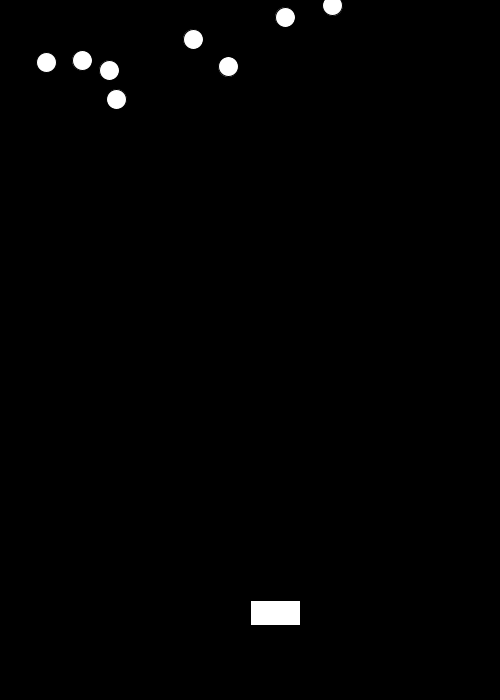
Frame 1 (no input)
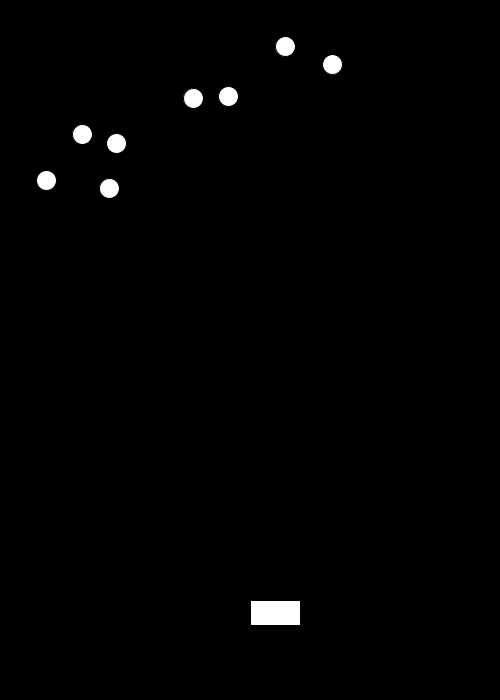
Frame 60 (the mouse pressed at the canvas centre just before this capture)
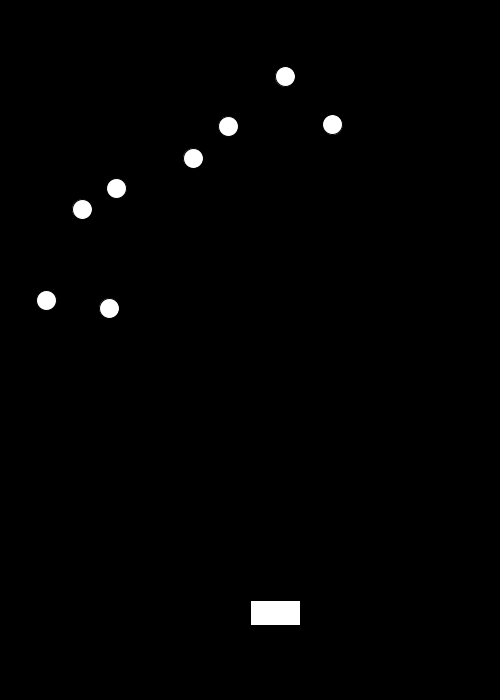
Frame 120 (the mouse held since frame 60 and released just before this capture)

The Processing sketch that drew these frames (run headless with seeded random() and noise(); from frame 60 on, the mouse is pressed at the canvas centre):

// Processing sketch: processing_133727
// ── processing_133727.pde

class character
{
  float x = 250;
  float y = 600;
  float w = 50;
  float h = 25;
  float speed = 10;
}

class circle
{
  float x = 100 + random(400) - random(100);
  float y = 100 - random(100) ;
  float radius = 20;
}

circle[] circles = new circle[8];
character player = new character();

void setup()
{
  size(500,700);
  
  for(int i = 0; i < circles.length; i += 1)
  {
  circles[i] = new circle();
  }
}
boolean isRightDown = false;
boolean isLeftDown = false;
void draw()
{
  background(0);
  circles[0].y += 1;
  circles[1].y += 2;
  circles[2].y += 0.5;
  circles[3].y += 0.75;
  circles[4].y += 1;
  circles[5].y += 2;
  circles[6].y += 1.25;
  circles[7].y += 0.5;
for(int i = 0; i < circles.length; i += 1)
{
   ellipse(circles[i].x, circles[i].y, circles[i].radius, circles[i].radius);
    if(collision(player.x,player.y,player.x + player.w, player.y + player.h, circles[i].x, circles[i].y, circles[i].x + circles[i].radius, circles[i].y + circles[i].radius))
  {
    circles[i].x = -1000;
  }
 
}

  
 
 if(isRightDown == true)
{
  player.x += player.speed;
}
if(isLeftDown == true)
{
  player.x -= player.speed;
}
rect(player.x, player.y, player.w, player.h);

}
void keyReleased()
{
  if (key == CODED)
  {
    if (keyCode == LEFT)
    {
     isLeftDown = false;
    }
    if (keyCode == RIGHT)
    {
     isRightDown = false;
    }
  }
}
 
void keyPressed()
{
  if (key == CODED)
  {
    if (keyCode == LEFT)
    {
      isLeftDown = true;
    }
    if (keyCode == RIGHT)
    {
      isRightDown = true;
    }
  }
}

boolean collision(float left, float top, float right, float bottom, float otherLeft, float otherTop, float otherRight, float otherBottom)
{
  return !(left > otherRight || right < otherLeft || top > otherBottom || bottom < otherTop);
}
